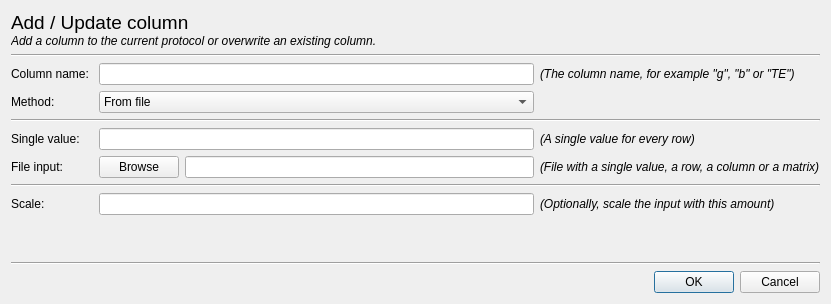
<?xml version="1.0" encoding="UTF-8"?>
<ui version="4.0">
 <class>UpdateColumnDialog</class>
 <widget class="QDialog" name="UpdateColumnDialog">
  <property name="geometry">
   <rect>
    <x>0</x>
    <y>0</y>
    <width>831</width>
    <height>304</height>
   </rect>
  </property>
  <property name="windowTitle">
   <string>Add / Update column</string>
  </property>
  <layout class="QVBoxLayout" name="verticalLayout">
   <item>
    <layout class="QVBoxLayout" name="verticalLayout_3">
     <property name="spacing">
      <number>0</number>
     </property>
     <item>
      <widget class="QLabel" name="label_3">
       <property name="font">
        <font>
         <pointsize>14</pointsize>
        </font>
       </property>
       <property name="text">
        <string>Add / Update column</string>
       </property>
      </widget>
     </item>
     <item>
      <widget class="QLabel" name="label_4">
       <property name="font">
        <font>
         <italic>true</italic>
        </font>
       </property>
       <property name="text">
        <string>Add a column to the current protocol or overwrite an existing column.</string>
       </property>
      </widget>
     </item>
    </layout>
   </item>
   <item>
    <widget class="Line" name="line">
     <property name="orientation">
      <enum>Qt::Horizontal</enum>
     </property>
    </widget>
   </item>
   <item>
    <layout class="QGridLayout" name="gridLayout">
     <item row="4" column="1">
      <layout class="QHBoxLayout" name="horizontalLayout">
       <item>
        <widget class="QPushButton" name="fileInput">
         <property name="enabled">
          <bool>true</bool>
         </property>
         <property name="text">
          <string>Browse</string>
         </property>
        </widget>
       </item>
       <item>
        <widget class="QLineEdit" name="selectedFile">
         <property name="enabled">
          <bool>true</bool>
         </property>
        </widget>
       </item>
      </layout>
     </item>
     <item row="1" column="0">
      <widget class="QLabel" name="label_2">
       <property name="text">
        <string>Method:</string>
       </property>
      </widget>
     </item>
     <item row="1" column="1">
      <widget class="QComboBox" name="inputMethodSelector">
       <item>
        <property name="text">
         <string>From file</string>
        </property>
       </item>
       <item>
        <property name="text">
         <string>Single value</string>
        </property>
       </item>
      </widget>
     </item>
     <item row="0" column="0">
      <widget class="QLabel" name="label">
       <property name="text">
        <string>Column name: </string>
       </property>
      </widget>
     </item>
     <item row="6" column="1">
      <widget class="QLineEdit" name="valueScale"/>
     </item>
     <item row="3" column="2">
      <widget class="QLabel" name="label_11">
       <property name="font">
        <font>
         <italic>true</italic>
        </font>
       </property>
       <property name="text">
        <string>(A single value for every row)</string>
       </property>
      </widget>
     </item>
     <item row="0" column="2">
      <widget class="QLabel" name="label_10">
       <property name="font">
        <font>
         <italic>true</italic>
        </font>
       </property>
       <property name="text">
        <string>(The column name, for example &quot;g&quot;, &quot;b&quot; or &quot;TE&quot;)</string>
       </property>
      </widget>
     </item>
     <item row="6" column="0">
      <widget class="QLabel" name="label_7">
       <property name="text">
        <string>Scale:</string>
       </property>
      </widget>
     </item>
     <item row="3" column="0">
      <widget class="QLabel" name="label_5">
       <property name="text">
        <string>Single value:</string>
       </property>
      </widget>
     </item>
     <item row="0" column="1">
      <widget class="QLineEdit" name="columnNameInput"/>
     </item>
     <item row="4" column="2">
      <widget class="QLabel" name="label_12">
       <property name="font">
        <font>
         <italic>true</italic>
        </font>
       </property>
       <property name="text">
        <string>(File with a single value, a row, a column or a matrix)</string>
       </property>
      </widget>
     </item>
     <item row="6" column="2">
      <widget class="QLabel" name="label_13">
       <property name="font">
        <font>
         <italic>true</italic>
        </font>
       </property>
       <property name="text">
        <string>(Optionally, scale the input with this amount)</string>
       </property>
      </widget>
     </item>
     <item row="2" column="0" colspan="3">
      <widget class="Line" name="line_2">
       <property name="orientation">
        <enum>Qt::Horizontal</enum>
       </property>
      </widget>
     </item>
     <item row="4" column="0">
      <widget class="QLabel" name="label_6">
       <property name="text">
        <string>File input:</string>
       </property>
      </widget>
     </item>
     <item row="3" column="1">
      <widget class="QLineEdit" name="singleValueInput"/>
     </item>
     <item row="5" column="0" colspan="3">
      <widget class="Line" name="line_4">
       <property name="orientation">
        <enum>Qt::Horizontal</enum>
       </property>
      </widget>
     </item>
    </layout>
   </item>
   <item>
    <spacer name="verticalSpacer">
     <property name="orientation">
      <enum>Qt::Vertical</enum>
     </property>
     <property name="sizeHint" stdset="0">
      <size>
       <width>20</width>
       <height>40</height>
      </size>
     </property>
    </spacer>
   </item>
   <item>
    <widget class="Line" name="line_3">
     <property name="orientation">
      <enum>Qt::Horizontal</enum>
     </property>
    </widget>
   </item>
   <item>
    <widget class="QDialogButtonBox" name="buttonBox">
     <property name="orientation">
      <enum>Qt::Horizontal</enum>
     </property>
     <property name="standardButtons">
      <set>QDialogButtonBox::Cancel|QDialogButtonBox::Ok</set>
     </property>
    </widget>
   </item>
  </layout>
 </widget>
 <tabstops>
  <tabstop>columnNameInput</tabstop>
  <tabstop>inputMethodSelector</tabstop>
  <tabstop>singleValueInput</tabstop>
  <tabstop>fileInput</tabstop>
  <tabstop>selectedFile</tabstop>
 </tabstops>
 <resources/>
 <connections>
  <connection>
   <sender>buttonBox</sender>
   <signal>accepted()</signal>
   <receiver>UpdateColumnDialog</receiver>
   <slot>accept()</slot>
   <hints>
    <hint type="sourcelabel">
     <x>248</x>
     <y>254</y>
    </hint>
    <hint type="destinationlabel">
     <x>157</x>
     <y>274</y>
    </hint>
   </hints>
  </connection>
  <connection>
   <sender>buttonBox</sender>
   <signal>rejected()</signal>
   <receiver>UpdateColumnDialog</receiver>
   <slot>reject()</slot>
   <hints>
    <hint type="sourcelabel">
     <x>316</x>
     <y>260</y>
    </hint>
    <hint type="destinationlabel">
     <x>286</x>
     <y>274</y>
    </hint>
   </hints>
  </connection>
 </connections>
</ui>
